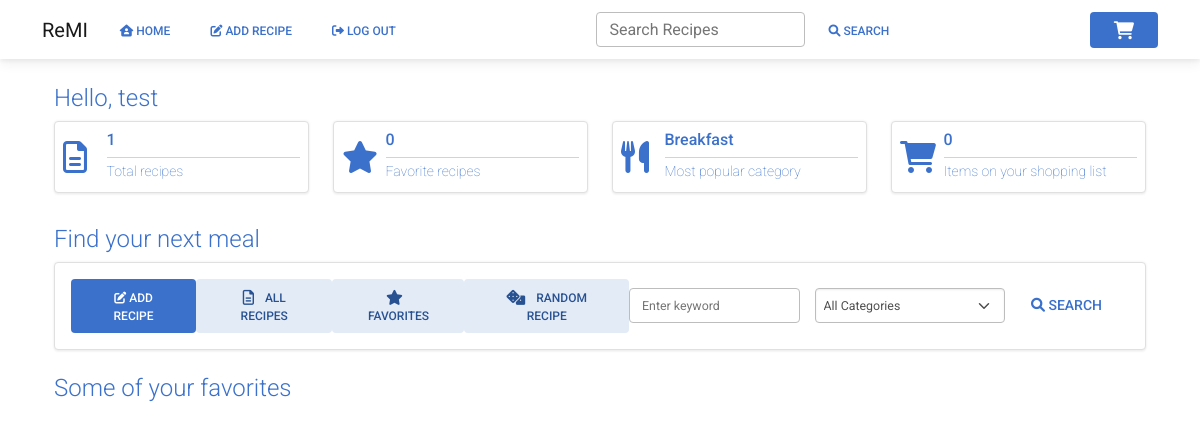
Page / (signed in) on the earlier database version.
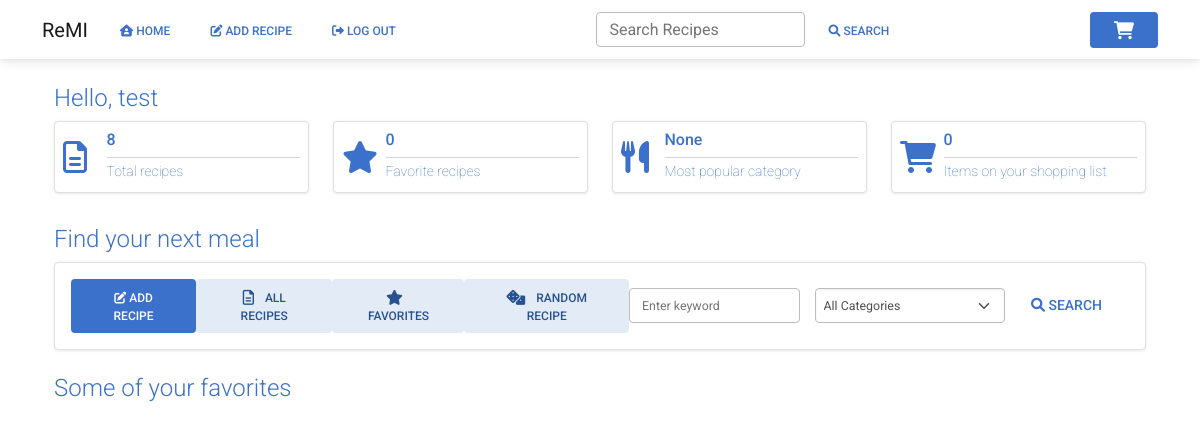
Same page on the later database version.
### website/models.py (models this page shows)
class Recipe(db.Model):
    id = db.Column(db.Integer, primary_key=True)
    uuid = db.Column(db.Integer, primary_key=False)
    username = db.Column(db.Integer, db.ForeignKey('user.id'))
    recipe_name = db.Column(db.String(200))
    prep_time = db.Column(db.Integer, primary_key=False)
    cook_time = db.Column(db.Integer, primary_key=False)
    total_time = db.Column(db.Integer, primary_key=False)
    ingredients = db.Column(db.String())
    servings = db.Column(db.String())
    ingredients_quantity = db.Column(db.String())
    ingredients_measurement = db.Column(db.String())
    instructions = db.Column(db.String())
    instructions_json = db.Column(db.String())
    original_url = db.Column(db.String())
    date_parsed = db.Column(db.String())
    image = db.Column(db.String())
    favorite = db.Column(db.Boolean, default=False)
    category = db.Column(db.String())
    ingredient_list = db.relationship('Ingredients')
    tags = db.relationship('Tag', secondary=recipe_tag, backref='recipe')

### website/views.py (the view)
@views.route('/', methods=['GET', 'POST'])
@login_required
def home():
    recipes = Recipe.query.filter_by(username=current_user.id, favorite=True).all()
    favorite_total = Recipe.query.filter_by(username=current_user.id, favorite=True).count()
    total_recipes = Recipe.query.filter_by(username=current_user.id).count()
    category_query = db.session.query(
        Recipe.category, func.count(Recipe.id).label('qty')).group_by(Recipe.category).order_by(desc('qty')).limit(1)
    try:
        popular_category = category_query[0][0]
    except IndexError:
        popular_category = "None"
    shopping_list = ShoppingList.query.count()
    session['shopping_list'] = shopping_list
    return render_template("home.html", user=current_user, recipes=recipes, shopping_list=shopping_list,
                           favorite_total=favorite_total, total_recipes=total_recipes,
                           popular_category=popular_category)

### website/__init__.py (called while the page is built)
def create_app():
    app = Flask(__name__)
    app.config['SECRET_KEY'] = 'sdf897sdf987'
    app.config['SQLALCHEMY_DATABASE_URI'] = f'sqlite:///{DB_NAME}'
    db.init_app(app)
    from .views import views
    from .auth import auth
    app.register_blueprint(views, url_prefix='/')
    app.register_blueprint(auth, url_prefix='/')
    from .models import User, Recipe
    with app.app_context():
        db.create_all()
    login_manager = LoginManager()
    login_manager.login_view = 'auth.login'
    login_manager.init_app(app)
    @login_manager.user_loader
    def load_user(id):
        return User.query.get(int(id))
    return app

### website/templates/home.html (shortened to what the changed rows need)
{% extends "base.html" %}
{% block content %}
<br>
<div class="container">
    <div class="row">
        <div class="col">
            <h1 class="display-6 text-primary" style="font-size:1.5rem">Hello, {{ user.first_name }}</h1>
        </div>
    </div>
    <div class="row justify-content-center mb-2">
        <div class="col-3">
            <div class="card mb-4 shadow-2 p-2 border" style="border-radius:4px;">
                <div class="row">
                    <div class="col">
                        <h5 class="text-primary" style="font-size:1rem">{{ total_recipes }}</h5>
                        <hr class="m-0">
                        <div class="col">
                            <span class="fw-lighter text-primary"><small>Total recipes</small></span>
                        </div>
                    </div>
                </div>
            </div>
        </div>
        <div class="col-3">
            <div class="card mb-4 shadow-2 p-2 border" style="border-radius:4px;">
                <div class="row">
                    <div class="col">
                        <h5 class="text-primary" style="font-size:1rem">{{ popular_category }}</h5>
                        <hr class="m-0">
                        <span class="fw-lighter text-primary"><small>Most popular category</small></span>
                    </div>
                </div>
            </div>
        </div>
    </div>
    <div class="row">
        <div class="col">
            <h1 class="display-6 text-primary" style="font-size:1.5rem">Find your next meal</h1>
        </div>
    </div>
    <div class="row mt-3">
        <div class="col">
            <h1 class="display-6 text-primary" style="font-size:1.5rem">Some of your favorites</h1>
        </div>
    </div>
</div>
{% endblock %}

Differences in the rows shown:
no longer on this page (row edited): Recipe: category "Breakfast"
Other differences:
{{ total_recipes }}: "1" → "8"
{{ popular_category }}: (not shown) → "None"
